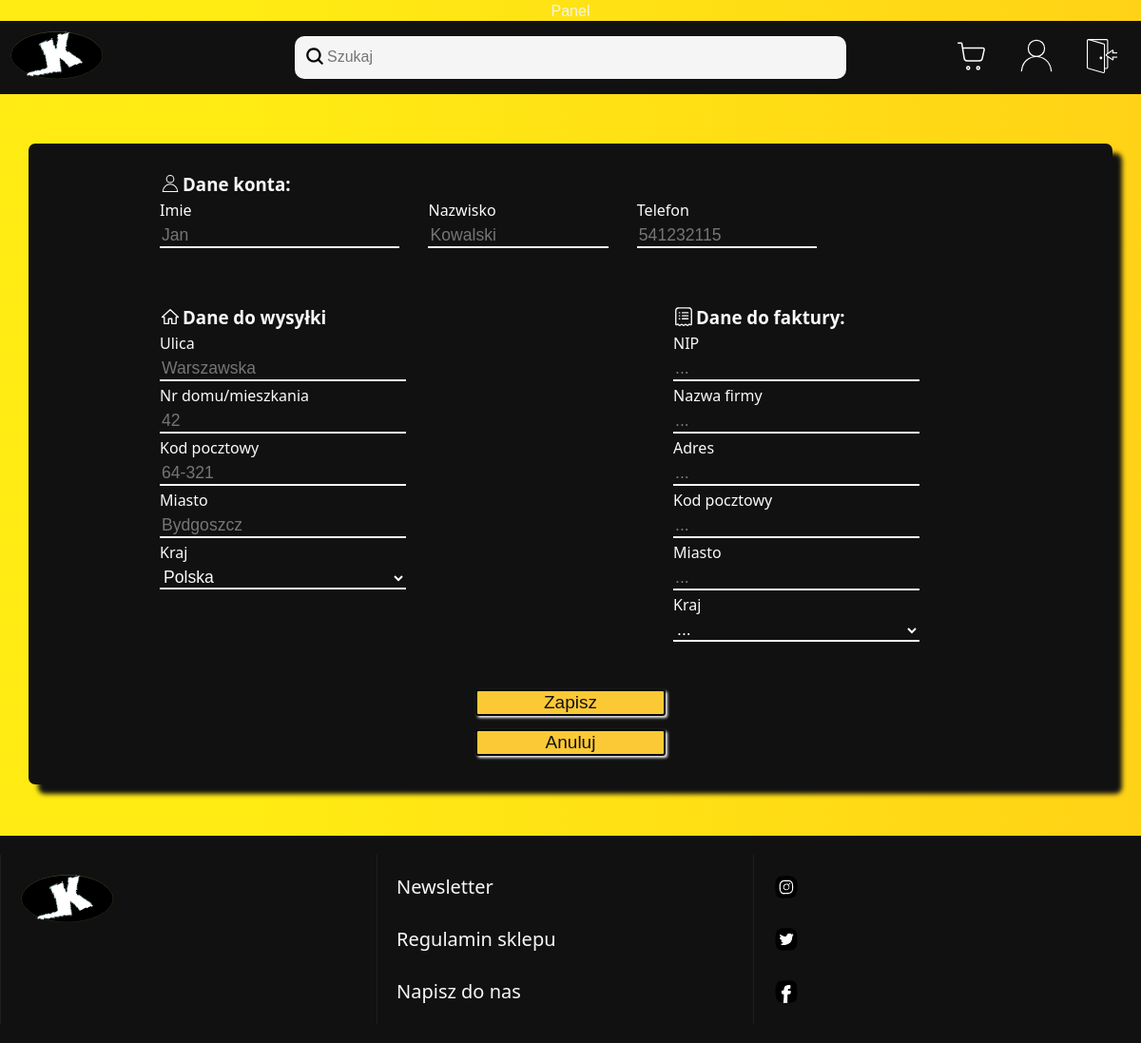
/edytuj_konto.php (signed in), run on an earlier commit of the app's database.
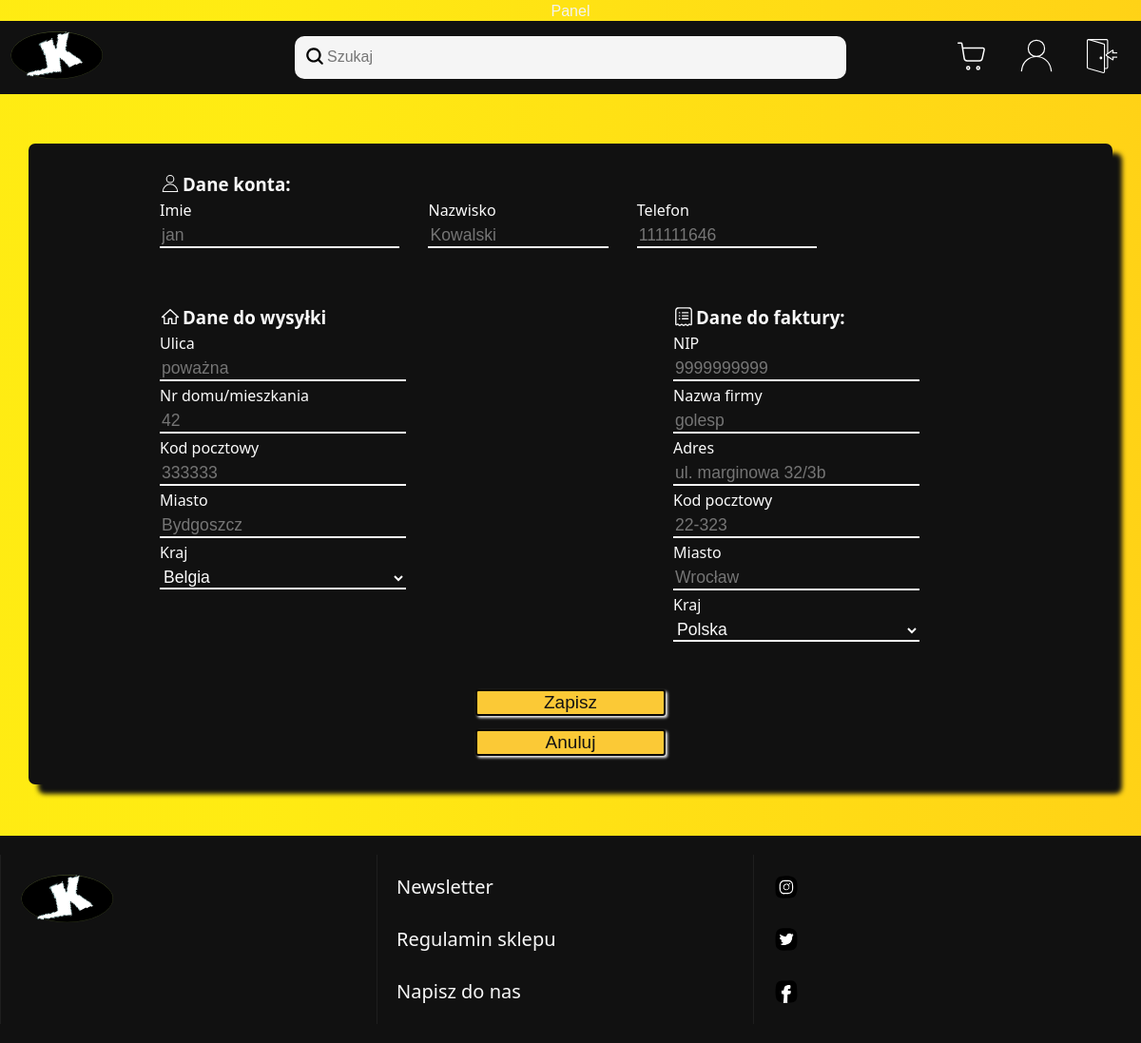
And on a later commit of the database.
### tables this page shows
CREATE TABLE `dane_konta` (
  `id` int(11) NOT NULL,
  `id_loginu` int(11) NOT NULL,
  `imie` varchar(60) DEFAULT NULL,
  `nazwisko` varchar(80) NOT NULL,
  `ulica` varchar(255) DEFAULT NULL,
  `nr_domu` smallint(6) DEFAULT NULL,
  `nr_mieszkania` smallint(6) DEFAULT NULL,
  `nr_tel` varchar(20) DEFAULT NULL,
  `miasto` varchar(100) DEFAULT NULL,
  `kod_pocztowy` char(6) DEFAULT NULL,
  `kraj` varchar(100) DEFAULT NULL,
  `dostep` tinyint(4) NOT NULL
);

CREATE TABLE `dane_do_faktury` (
  `id` int(11) NOT NULL,
  `id_konta` int(11) NOT NULL,
  `NIP` char(10) NOT NULL,
  `nazwa_firmy` varchar(150) NOT NULL,
  `adres` varchar(150) NOT NULL,
  `kod_pocztowy` char(6) NOT NULL,
  `miasto` varchar(80) NOT NULL,
  `kraj` varchar(80) NOT NULL
);

### edytuj_konto.php (the view, shortened to what the changed rows need)
<?php
    if( isset( $_SESSION['email'] ) && !empty( $_SESSION['email']) ){
        include_once("laczenieZbaza.php");
        $mail = $_SESSION['email'];
        $pyt_o_id = $conn->prepare("SELECT id FROM loginy WHERE login like ?");
        $pyt_o_id -> execute([$mail]);
        $wykonanie = $pyt_o_id->fetch(PDO::FETCH_ASSOC);
        $id = $wykonanie['id'];
        $pyt_o_dane = $conn->prepare("SELECT * FROM dane_konta WHERE id_loginu = ?");
        $pyt_o_dane -> execute([$id]);
        $wykonanie = $pyt_o_dane->fetchAll();
        foreach ($wykonanie as $wynik){
            $imie = $wynik['imie'];
            $nazwisko = $wynik['nazwisko'];
            $tel = $wynik['nr_tel'];
            $miasto = $wynik['miasto'];
            $ulica = $wynik['ulica'];
            $nr_domu = $wynik['nr_domu'];
            $kod_pocztowy = $wynik['kod_pocztowy'];
            $kraj = $wynik['kraj'];
        }
        $pyt_o_dane = $conn->prepare("SELECT * FROM dane_do_faktury WHERE id_konta = ?");
        $pyt_o_dane -> execute([$id]);
        $wykonanie = $pyt_o_dane->fetchAll();
        foreach ($wykonanie as $wynik2){
            $state = 1;
            $nip = $wynik2['NIP'];
            $nazwa_firmy = $wynik2['nazwa_firmy'];
            $miasto_firmy = $wynik2['miasto'];
            $adres_firmy = $wynik2['adres'];
            $kod_pocztowy_firmy = $wynik2['kod_pocztowy'];
            $kraj_firmy = $wynik2['kraj'];
        }
        if(empty($nip)){
            $state = 0;
            $nip = "...";
            $nazwa_firmy = "...";
            $miasto_firmy = "...";
            $adres_firmy = "...";
            $kod_pocztowy_firmy = "...";
            $kraj_firmy = "...";
        }
    }
    else{
        header("location: index.php");
    }
?>
<!DOCTYPE html>
<html lang="pl">
<head>
    <link rel="stylesheet" href="s.css?v1.1">
</head>
<?php
    $val = explode("=",$_SERVER["REQUEST_URI"]);
    if(count($val) > 1 && $val[1] == 1){$przenies=1; echo "<body onload='uzupelnij()'>";}
    else{echo "<body>";}
?>
<?php
include_once("header.php");
?>
<div class="contener">
<form action="<?php echo "zapis_danych_konta.php?d=$state?p=$przenies";?>" class="form_konta" method="POST">
<div class="grid-right-column">
    <section>
        <div>
        <label for="imie">Imie </label>
        <input type="text" maxlength="100" name="imie" placeholder="<?php echo $imie; ?>" >
        </div>
        <div>
        <label for="nazwisko">Nazwisko </label>
        <input type="text" maxlength="100" name="nazwisko" placeholder="<?php echo $nazwisko; ?>">
        </div>
        <div>
        <label for="tel">Telefon </label>
        <input type="tel" pattern="[0-9]{9}" maxlength="9" minlength='9' name="tel" placeholder="<?php echo $tel; ?>">
        </div>
    </section>
</div>
<div class="grid-mid-column">
    <h3 style="display: flex; align-items: center; gap:2px;"><img src="svg/house.svg" width="22px" height="22px">Dane do wysyłki </h3>
    <label for="ulica">Ulica </label>
    <input type="text" maxlength="100" name="ulica" placeholder="<?php echo $ulica; ?>" >
    <label for="nr_domu">Nr domu/mieszkania </label>
    <input type="text" maxlength="10" name="nr_domu" placeholder="<?php echo $nr_domu; ?>" >
    <label for="kod_pocztowy">Kod pocztowy </label>
    <input type="text" name="kod_pocztowy" pattern="^[0-9]{2}(?:-[0-9]{3})?$" maxlength="6" minlength="6" onkeydown="kod_pocz(this)" placeholder="<?php echo $kod_pocztowy; ?>">
    <label for="miasto">Miasto </label>
    <input type="text" maxlength="100" name="miasto" placeholder="<?php echo $miasto; ?>" >
    <label for="kraj">Kraj </label>
    <select type="text" maxlength="100" name="kraj">
        <option value=""><?php echo $kraj; ?></option>
    </select><br>
</div>
<div class="grid-left-column">
    <h3 style="display: flex; align-items: center; gap:2px;"><img src="svg/faktura.svg" width="22px" height="22px">Dane do faktury:</h3>
    <label for="nip">NIP </label>
    <input type="text" pattern="[0-9]{10}" maxlength="10" minlength='10' name="nip" placeholder="<?php echo $nip; ?>">
    <label for="firma">Nazwa firmy </label>
    <input type="text" maxlength="150" name="firma" placeholder="<?php echo $nazwa_firmy; ?>">
    <label for="adresf">Adres </label>
    <input type="text" maxlength="100" name="adresf" placeholder="<?php echo $adres_firmy; ?>">
    <label for="kod_pocztowyf">Kod pocztowy </label>
    <input type="text" pattern="^[0-9]{2}(?:-[0-9]{3})?$" maxlength="6" minlength='6' name="kod_pocztowyf" onkeydown="kod_pocz(this)" placeholder="<?php echo $kod_pocztowy_firmy; ?>">
    <label for="miastof">Miasto </label>
    <input type="text" maxlength="100" name="miastof" placeholder="<?php echo $miasto_firmy; ?>">
    <label for="krajf">Kraj </label>
    <select type="text" maxlength="100" name="krajf">
        <option value=""><?php echo $kraj_firmy; ?></option>
    </select>
</div>
</form>
</div>
</body>
</html>

What changed in the data, as far as the page shows it:
changed dane_konta "Kowalski": imie "Jan" → "jan"; tel "541232115" → "111111646"; ulica "Warszawska" → "poważna"; kod_pocztowy "64-321" → "333333"; kraj "Polska" → "Belgia"
added dane_do_faktury: nip "9999999999", firma "golesp", adresf "ul. marginowa 32/3b", kod_pocztowyf "22-323", miastof "Wrocław", krajf "Polska"
Also different on the page:
form field nip: "..." → (not shown)
form field firma: "..." → (not shown)
form field adresf: "..." → (not shown)
form field kod_pocztowyf: "..." → (not shown)
form field miastof: "..." → (not shown)
form field krajf: "..." → (not shown)
